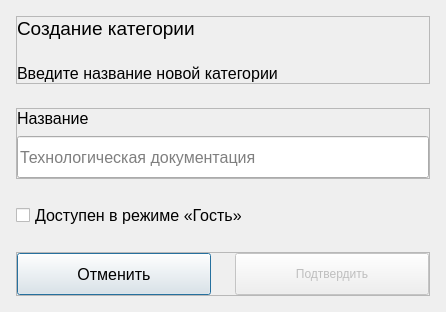
<?xml version="1.0" encoding="UTF-8"?>
<ui version="4.0">
 <class>Dialog</class>
 <widget class="QDialog" name="Dialog">
  <property name="windowModality">
   <enum>Qt::ApplicationModal</enum>
  </property>
  <property name="geometry">
   <rect>
    <x>0</x>
    <y>0</y>
    <width>446</width>
    <height>280</height>
   </rect>
  </property>
  <property name="minimumSize">
   <size>
    <width>0</width>
    <height>0</height>
   </size>
  </property>
  <property name="maximumSize">
   <size>
    <width>16777215</width>
    <height>16777215</height>
   </size>
  </property>
  <property name="windowTitle">
   <string>Dialog</string>
  </property>
  <property name="modal">
   <bool>true</bool>
  </property>
  <layout class="QVBoxLayout" name="verticalLayout_3">
   <property name="spacing">
    <number>24</number>
   </property>
   <property name="leftMargin">
    <number>16</number>
   </property>
   <property name="topMargin">
    <number>16</number>
   </property>
   <property name="rightMargin">
    <number>16</number>
   </property>
   <property name="bottomMargin">
    <number>16</number>
   </property>
   <item>
    <widget class="QFrame" name="texts_frame">
     <property name="frameShape">
      <enum>QFrame::StyledPanel</enum>
     </property>
     <property name="frameShadow">
      <enum>QFrame::Raised</enum>
     </property>
     <layout class="QVBoxLayout" name="verticalLayout">
      <property name="spacing">
       <number>24</number>
      </property>
      <property name="leftMargin">
       <number>0</number>
      </property>
      <property name="topMargin">
       <number>0</number>
      </property>
      <property name="rightMargin">
       <number>0</number>
      </property>
      <property name="bottomMargin">
       <number>0</number>
      </property>
      <item>
       <widget class="QLabel" name="label_label">
        <property name="font">
         <font>
          <pointsize>14</pointsize>
         </font>
        </property>
        <property name="text">
         <string>Создание категории</string>
        </property>
       </widget>
      </item>
      <item>
       <widget class="QLabel" name="description_label">
        <property name="font">
         <font>
          <pointsize>12</pointsize>
         </font>
        </property>
        <property name="text">
         <string>Введите название новой категории</string>
        </property>
        <property name="wordWrap">
         <bool>true</bool>
        </property>
       </widget>
      </item>
     </layout>
    </widget>
   </item>
   <item>
    <widget class="QFrame" name="name_frame">
     <property name="frameShape">
      <enum>QFrame::StyledPanel</enum>
     </property>
     <property name="frameShadow">
      <enum>QFrame::Raised</enum>
     </property>
     <layout class="QVBoxLayout" name="verticalLayout_2">
      <property name="spacing">
       <number>8</number>
      </property>
      <property name="leftMargin">
       <number>0</number>
      </property>
      <property name="topMargin">
       <number>0</number>
      </property>
      <property name="rightMargin">
       <number>0</number>
      </property>
      <property name="bottomMargin">
       <number>0</number>
      </property>
      <item>
       <widget class="QLabel" name="lineedit_label">
        <property name="font">
         <font>
          <pointsize>12</pointsize>
         </font>
        </property>
        <property name="text">
         <string>Название</string>
        </property>
       </widget>
      </item>
      <item>
       <widget class="IconLineEdit" name="name_lineEdit">
        <property name="minimumSize">
         <size>
          <width>0</width>
          <height>42</height>
         </size>
        </property>
        <property name="font">
         <font>
          <pointsize>12</pointsize>
         </font>
        </property>
        <property name="styleSheet">
         <string notr="true"/>
        </property>
        <property name="inputMask">
         <string/>
        </property>
        <property name="text">
         <string/>
        </property>
        <property name="placeholderText">
         <string>Технологическая документация</string>
        </property>
       </widget>
      </item>
     </layout>
    </widget>
   </item>
   <item>
    <widget class="QCheckBox" name="guest_show_checkBox">
     <property name="font">
      <font>
       <pointsize>12</pointsize>
      </font>
     </property>
     <property name="text">
      <string>Доступен в режиме «Гость»</string>
     </property>
    </widget>
   </item>
   <item>
    <widget class="QFrame" name="buttons_frame">
     <property name="frameShape">
      <enum>QFrame::StyledPanel</enum>
     </property>
     <property name="frameShadow">
      <enum>QFrame::Raised</enum>
     </property>
     <layout class="QHBoxLayout" name="horizontalLayout">
      <property name="spacing">
       <number>24</number>
      </property>
      <property name="leftMargin">
       <number>0</number>
      </property>
      <property name="topMargin">
       <number>0</number>
      </property>
      <property name="rightMargin">
       <number>0</number>
      </property>
      <property name="bottomMargin">
       <number>0</number>
      </property>
      <item>
       <widget class="TertiaryButton" name="cancel_pushButton">
        <property name="sizePolicy">
         <sizepolicy hsizetype="Expanding" vsizetype="Expanding">
          <horstretch>0</horstretch>
          <verstretch>0</verstretch>
         </sizepolicy>
        </property>
        <property name="minimumSize">
         <size>
          <width>0</width>
          <height>42</height>
         </size>
        </property>
        <property name="font">
         <font>
          <pointsize>12</pointsize>
         </font>
        </property>
        <property name="text">
         <string>Отменить</string>
        </property>
       </widget>
      </item>
      <item>
       <widget class="PrimaryButton" name="accept_pushButton">
        <property name="enabled">
         <bool>false</bool>
        </property>
        <property name="sizePolicy">
         <sizepolicy hsizetype="Expanding" vsizetype="Expanding">
          <horstretch>0</horstretch>
          <verstretch>0</verstretch>
         </sizepolicy>
        </property>
        <property name="minimumSize">
         <size>
          <width>0</width>
          <height>42</height>
         </size>
        </property>
        <property name="text">
         <string>Подтвердить</string>
        </property>
       </widget>
      </item>
     </layout>
    </widget>
   </item>
  </layout>
 </widget>
 <customwidgets>
  <customwidget>
   <class>PrimaryButton</class>
   <extends>QPushButton</extends>
   <header>..custom_widgets</header>
  </customwidget>
  <customwidget>
   <class>TertiaryButton</class>
   <extends>QPushButton</extends>
   <header>..custom_widgets</header>
  </customwidget>
  <customwidget>
   <class>IconLineEdit</class>
   <extends>QLineEdit</extends>
   <header>..custom_widgets</header>
  </customwidget>
 </customwidgets>
 <resources>
  <include location="../../resources/icons/icons_resources.qrc"/>
 </resources>
 <connections/>
</ui>
